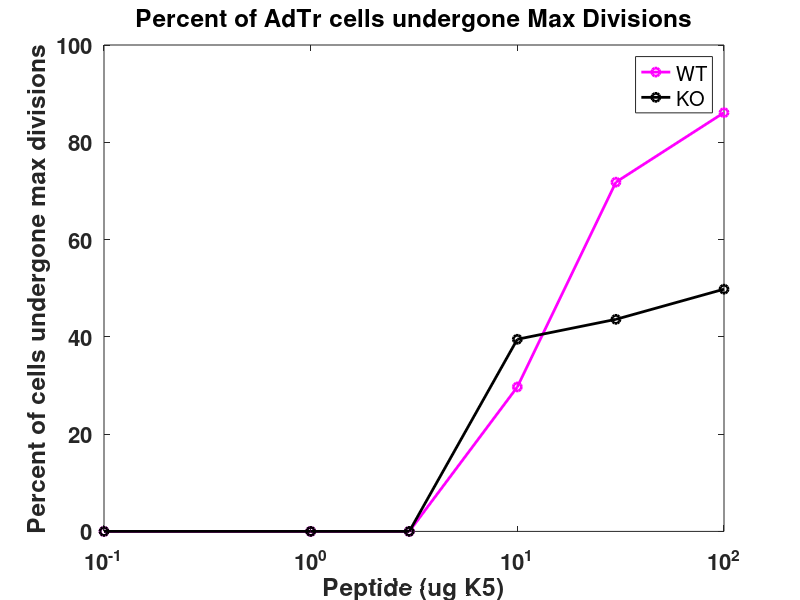
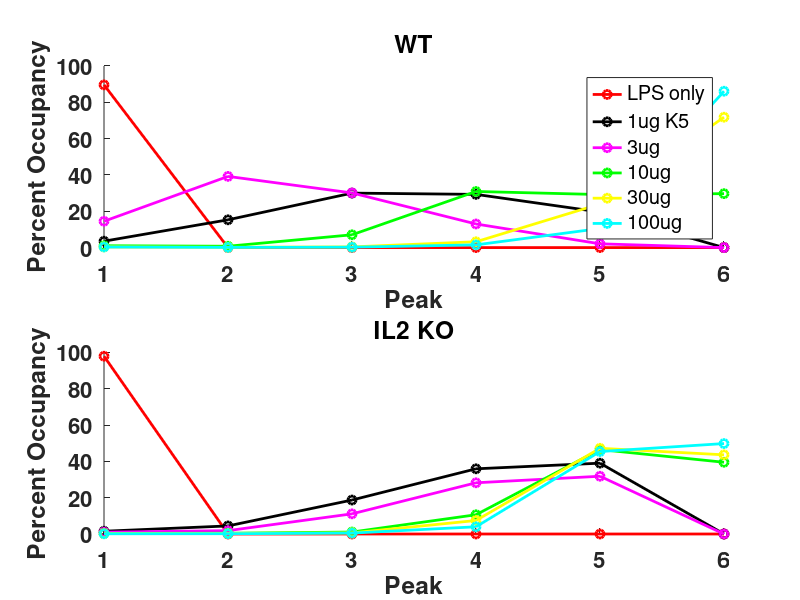
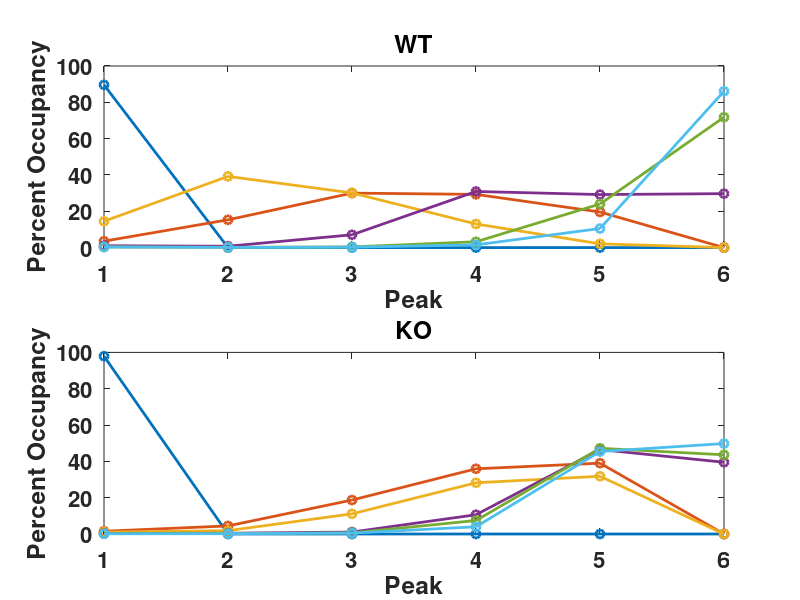
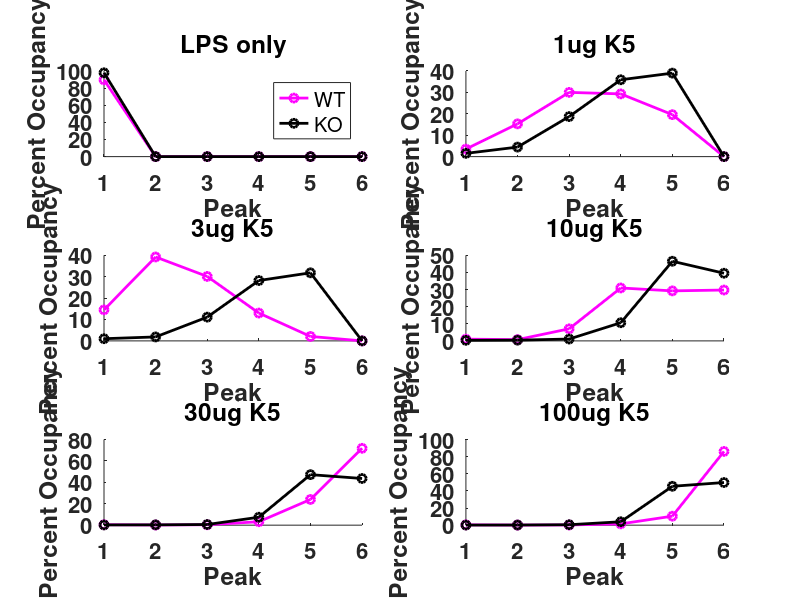

The MATLAB script that drew these images, in order: (Note: this script raises an error after producing the figures.)
zero_WT=[89.6 0 0 0 0 0];

zero_KO=[97.9 0 0 0 0 0];

one_WT=[3.52	15.3	30	29.3	19.6 0];

one_KO=[1.52	4.45	18.7	35.9	39 0];

three_WT=[14.5	39.2	30.1	13	2.08 0];

three_KO=[1.02	1.85	11.1	28.2	31.8 0];

ten_WT=[1.02	0.746	7.05	30.9	29.2	29.7];

ten_KO=[0.331	0.421	1.08	10.6	46.5	39.5];

thirty_WT=[0.399	0.157	0.382	3.21	24	71.8];

thirty_KO=[0.22	0.293	0.607	7.43	47.2	43.6];

hundred_WT=[0.343	0.109	0.238	1.5	10.5	86.1];

hundred_KO=[0.115	0.158	0.503	3.97	45.4	49.8];

Peak=[1 2 3 4 5 6];

WT=[89.6 0 0 0 0 0 3.52	15.3	30	29.3	19.6 0 14.5	39.2	30.1	13	2.08 0 1.02	0.746	7.05	30.9	29.2	29.7 0.399	0.157	0.382	3.21	24	71.8 0.343	0.109	0.238	1.5	10.5	86.1];
KO=[97.9 0 0 0 0 0 1.52	4.45	18.7	35.9	39 0 1.02	1.85	11.1	28.2	31.8 0 0.331	0.421	1.08	10.6	46.5	39.5 0.22	0.293	0.607	7.43	47.2	43.6 0.115	0.158	0.503	3.97	45.4	49.8];
WT=reshape(WT, 6,6)
KO=reshape(KO, 6,6)

WT_percentMax=[0 0 0 29.7 71.8 86.1];
KO_percentMax=[0 0 0 39.5 43.6 49.8];

Peptide=[0.1 1 3 10 30 100];

figure()
hold on
plot(Peptide, WT_percentMax, '-mo' ,'linewidth', 2)
plot(Peptide, KO_percentMax, '-ko', 'linewidth', 2)
set(gcf, 'color', 'w')
set(gca, 'Fontsize', 16, 'Fontweight', 'bold', 'xscale', 'log')
ylabel('Percent of cells undergone max divisions')
xlabel('Peptide (ug K5)')
legend('WT', 'KO')
box on
title('Percent of AdTr cells undergone Max Divisions')
%%

figure()
subplot(2,1,1)
hold on
plot(Peak, zero_WT, '-ro', 'linewidth', 2)
plot(Peak, one_WT, '-ko', 'linewidth', 2)
plot(Peak, three_WT, '-mo', 'linewidth', 2)
plot(Peak, ten_WT, '-go', 'linewidth', 2)
plot(Peak, thirty_WT, '-yo', 'linewidth', 2)
plot(Peak, hundred_WT, '-co', 'linewidth', 2)
set(gcf, 'color', 'w')
set(gca, 'Fontsize', 16, 'Fontweight', 'bold')
ylabel('Percent Occupancy')
xlabel('Peak')
title('WT')
legend('LPS only', '1ug K5', '3ug', '10ug', '30ug', '100ug')
subplot(2,1,2)
hold on
plot(Peak, zero_KO, '-ro', 'linewidth', 2)
plot(Peak, one_KO, '-ko', 'linewidth', 2)
plot(Peak, three_KO, '-mo', 'linewidth', 2)
plot(Peak, ten_KO, '-go', 'linewidth', 2)
plot(Peak, thirty_KO, '-yo', 'linewidth', 2)
plot(Peak, hundred_KO, '-co', 'linewidth', 2)
set(gcf, 'color', 'w')
set(gca, 'Fontsize', 16, 'Fontweight', 'bold')
ylabel('Percent Occupancy')
xlabel('Peak')
title('IL2 KO')

figure()
subplot(2,1,1)
plot(Peak, WT, '-o', 'linewidth', 2)
set(gcf, 'color', 'w')
set(gca, 'Fontsize', 16, 'Fontweight', 'bold')
ylabel('Percent Occupancy')
xlabel('Peak')
title('WT')
box on
subplot(2,1,2)
plot(Peak, KO, '-o', 'linewidth', 2)
set(gcf, 'color', 'w')
set(gca, 'Fontsize', 16, 'Fontweight', 'bold')
ylabel('Percent Occupancy')
xlabel('Peak')
title('KO')
box on

figure()
subplot(3,2,1)
hold on
plot(Peak, zero_WT, '-mo', 'linewidth', 2)
plot(Peak, zero_KO, '-ko', 'linewidth', 2)
set(gcf, 'color', 'w')
set(gca, 'Fontsize', 16, 'Fontweight', 'bold')
ylabel('Percent Occupancy')
xlabel('Peak')
title('LPS only')
legend('WT', 'KO')
subplot(3,2,2)
hold on
plot(Peak, one_WT, '-mo', 'linewidth', 2)
plot(Peak, one_KO, '-ko', 'linewidth', 2)
set(gcf, 'color', 'w')
set(gca, 'Fontsize', 16, 'Fontweight', 'bold')
ylabel('Percent Occupancy')
xlabel('Peak')
title('1ug K5')
subplot(3,2,3)
hold on
plot(Peak, three_WT, '-mo', 'linewidth', 2)
plot(Peak, three_KO, '-ko', 'linewidth', 2)
set(gcf, 'color', 'w')
set(gca, 'Fontsize', 16, 'Fontweight', 'bold')
ylabel('Percent Occupancy')
xlabel('Peak')
title('3ug K5')
subplot(3,2,4)
hold on
plot(Peak, ten_WT, '-mo', 'linewidth', 2)
plot(Peak, ten_KO, '-ko', 'linewidth', 2)
set(gcf, 'color', 'w')
set(gca, 'Fontsize', 16, 'Fontweight', 'bold')
ylabel('Percent Occupancy')
xlabel('Peak')
title('10ug K5')
subplot(3,2,5)
hold on
plot(Peak, thirty_WT, '-mo', 'linewidth', 2)
plot(Peak, thirty_KO, '-ko', 'linewidth', 2)
set(gcf, 'color', 'w')
set(gca, 'Fontsize', 16, 'Fontweight', 'bold')
ylabel('Percent Occupancy')
xlabel('Peak')
title('30ug K5')
subplot(3,2,6)
hold on
plot(Peak, hundred_WT, '-mo', 'linewidth', 2)
plot(Peak, hundred_KO, '-ko', 'linewidth', 2)
set(gcf, 'color', 'w')
set(gca, 'Fontsize', 16, 'Fontweight', 'bold')
ylabel('Percent Occupancy')
xlabel('Peak')
title('100ug K5')

%%

KO=[3349
17426
21431
21644
40360
34131];

Norm_KO=KO/min(KO)


WT=[2678
12596
6213
25454
41444
46826];
Norm_WT=WT/min(WT)

Peptide=[0.1 1 3 10 30 100];
Peptide_2=[0 1 3 10 30 100]

figure()
hold on
plot(Peptide, WT, '-mo', 'linewidth', 2)
plot(Peptide, KO, '-ko', 'linewidth', 2)
set(gcf, 'color', 'w')
set(gca, 'Fontsize', 16, 'Fontweight', 'bold', 'xscale', 'log', 'yscale', 'log')
ylabel('No. of Cells')
xlabel('Peptide (ug K5)')
legend('WT', 'IL2KO')
title('Absolute No. of AdTr Cells')
box on

figure()
hold on
plot(Peptide_2, Norm_WT, '-mo', 'linewidth', 2)
plot(Peptide_2, Norm_KO, '-ko', 'linewidth', 2)
set(gcf, 'color', 'w')
set(gca, 'Fontsize', 16, 'Fontweight', 'bold', 'xscale', 'log')
ylabel('Fold Proliferation')
xlabel('Peptide (ug K5)')
legend('WT', 'IL2KO')
title('Fold proliferation of AdTr cells over LPS Control')
box on

%%

KO=[1.72
6.58
10.4
10
12.1
13.3];
WT=[1.61
5.97
2.58
10
21.8
22.5];

Peptide=[0.1 1 3 10 30 100];

figure()
hold on
plot(Peptide, WT, '-mo', 'linewidth', 2)
plot(Peptide, KO, '-ko', 'linewidth', 2)
set(gcf, 'color', 'w')
set(gca, 'Fontsize', 16, 'Fontweight', 'bold', 'xscale', 'log')
ylabel('Percentage of CD4+')
xlabel('Peptide (ug K5)')
legend('WT', 'IL2KO')
title('Percent Ag Specific of total CD4+')
box on

%%

%Percent CD25 positive

KO=[3.92 5.52 5.14 5.06 4.66 3.73];

WT=[1.65 3.29 3.09 4.55 5.98 12.9];

Peptide=[0.1 1 3 10 30 100];

figure()
hold on
plot(Peptide, WT, '-mo', 'linewidth', 2)
plot(Peptide, KO, '-ko', 'linewidth', 2)
set(gcf, 'color', 'w')
set(gca, 'Fontsize', 16, 'Fontweight', 'bold', 'xscale', 'log')
ylabel('Percent CD25+')
xlabel('Peptide (ug K5)')
legend('WT', 'KO')
title('Percent of AdTr CD25+ at 48 hours')
box on

%%

%Treg CD25 analysis GMFI CD25 of FoxP3+CD4+
Peptide=[0.1 1 3 10 30 100];

KO=[1293
513
1791
1329
1069
1046];

WT=[1146
1662
1393
982
1574
2211];

figure()
hold on
plot(Peptide, WT, '-mo', 'linewidth', 2)
plot(Peptide, KO, '-ko', 'linewidth', 2)
set(gcf, 'color', 'w')
set(gca, 'Fontsize', 16, 'Fontweight', 'bold', 'xscale', 'log', 'yscale', 'log')
ylabel('GMFI CD25')
xlabel('Peptide (ug K5)')
legend('WT', 'KO')
title('GMFI CD25 of CD4+FoxP3+')
box on

%%
Peptide=[0.1 1 3 10 30 100];

KO=[11.7
3
5.74
10.8
14.3
10.4];

WT=[10.6
7.28
13.7
6.84
11
13.2];


figure()
hold on
plot(Peptide, WT, '-mo', 'linewidth', 2)
plot(Peptide, KO, '-ko', 'linewidth', 2)
set(gcf, 'color', 'w')
set(gca, 'Fontsize', 16, 'Fontweight', 'bold', 'xscale', 'log')
ylabel('%CD25+FoxP3+')
xlabel('Peptide (ug K5)')
legend('WT', 'KO')
title('Percent of CD4 CD25+FoxP3+')
box on

%%

KO_eff=[2115 19001 26994 30174 53550 39151]

WT_eff=[2125 12355 5859 34425 47081 52156];

KO_reg=[28278 12319 16029 29710 61538 34679];
 
WT_reg=[25102 20445 45907 24798 31381 35106];

KO_ratio=KO_eff./KO_reg

WT_ratio=WT_eff./WT_reg

peptide=[0.1 1 3 10 30 100];

figure()
hold on
plot(peptide, WT_ratio, '-mo', 'linewidth', 2)
plot(peptide, KO_ratio, '-ko', 'linewidth', 2)
set(gcf, 'color', 'w')
set(gca, 'Fontsize', 16, 'Fontweight', 'bold', 'xscale', 'log')
ylabel('Ratio of Effectors:Treg')
xlabel('Peptide, (ug K5)')
box on
title('Ratio of Teffector:Treg Cells')
legend('WT', 'KO')

%%

%Total CD25 in the system

KO_eff=[2.12e6 8.28e6 9.41e6 7.1e6 1.61e7 1.47e7];

WT_eff=[1.19e6 5.29e6 3.3e6 9.44e6 2.44e7 7.95e7];

KO_reg=[1.18e8 1.18e8 1.63e8 1.18e8 1.19e8 1.27e8];

WT_reg=[8.7e7 7.64e7 1.32e8 9.89e7 1.47e8 2.57e8];

KO=KO_eff./KO_reg;
WT=WT_eff./WT_reg;

peptide=[0.1 1 3 10 30 100];

figure()
subplot(1,3,1)
hold on
plot(peptide, WT_eff, '-mo', 'linewidth', 2)
plot(peptide, KO_eff, '-ko', 'linewidth', 2)
set(gcf, 'color', 'w')
set(gca, 'Fontsize', 16, 'Fontweight', 'bold', 'xscale', 'log', 'yscale', 'log')
xlabel('Peptide, (ug K5)')
ylabel('Integral CD25*Cell No.')
title('Total CD25 for Teffs')
box on
%legend('WT', 'KO')
subplot(1,3,2)
hold on
plot(peptide, WT_reg, '-mo', 'linewidth', 2)
plot(peptide, KO_reg, '-ko', 'linewidth', 2)
set(gcf, 'color', 'w')
set(gca, 'Fontsize', 16, 'Fontweight', 'bold', 'xscale', 'log', 'yscale', 'log', 'ylim', ([1e7 1e9]))
xlabel('Peptide, (ug K5)')
ylabel('Integral CD25*Cell No.')
title('Total CD25 for Tregs')
box on
subplot(1,3,3)
hold on
plot(peptide, WT, '-mo', 'linewidth', 2)
plot(peptide, KO, '-ko', 'linewidth', 2)
set(gcf, 'color', 'w')
set(gca, 'Fontsize', 16, 'Fontweight', 'bold', 'xscale' ,'log')
xlabel('Peptide, (ug K5)')
ylabel('Integral CD25*Cell No. Teff/Treg')
box on
title('Ratio of Total CD25 for Teff versus Treg')

%%

%Treg percentage of CD4

WT=[15
9.69
19.1
9.77
16.5
16.9];

KO=[14.5
4.66
7.76
13.7
18.5
13.5];

peptide=[0.1 1 3 10 30 100];

figure()
hold on
plot(peptide, WT, '-mo', 'linewidth', 2)
plot(peptide, KO, '-ko', 'linewidth', 2)
set(gca, 'Fontsize', 16, 'Fontweight', 'bold', 'xscale', 'log')
set(gcf, 'color', 'w')
ylabel('% of CD4')
xlabel('Peptide, (ug K5)')
box on
title('Treg percentage of CD4')
legend('WT', 'KO')

%%

%Cutoff at 10^3 for CD25 on Tregs and Effectors CD25 quantification

WT_reg=[7.91e7 1.04e8 1.47e8 8.82e7 1.33e8 2.42e8];
WT_eff=[6.1e5 3.34e6 1.87e6 5.17e6 1.82e7 7.15e7];
WT=WT_eff./WT_reg;

KO_reg=[1.01e8 6.99e7 1.17e8 1.03e8 1.76e8 1.14e8];
KO_eff=[1.2e6 4.77e6 5.66e6 3.61e6 9.13e6 8.7e6];
KO=KO_eff./KO_reg;

peptide=[0.1 1 3 10 30 100];

figure()
subplot(3,1,1)
hold on
plot(peptide, WT_reg, '-mo', 'linewidth', 2)
plot(peptide, KO_reg, '-ko', 'linewidth', 2)
set(gcf, 'color', 'w')
set(gca, 'Fontsize', 16, 'Fontweight', 'bold', 'xscale', 'log', 'yscale', 'log', 'Ylim', ([1e8 1e9]))
xlabel('peptide (ug K5)')
ylabel('Integral cell No.*CD25')
box on

title('Total CD25 if cutoff is above 10^3 for Tregs')
subplot(3,1,2)
hold on
plot(peptide, WT_eff, '-mo', 'linewidth', 2)
plot(peptide, KO_eff, '-ko', 'linewidth' ,2)
set(gcf, 'color', 'w')
set(gca, 'Fontsize', 16, 'Fontweight', 'bold', 'xscale', 'log', 'yscale',' log')
xlabel('peptide (ug K5)')
ylabel('Integral cell No.*CD25')
box on

title('Total CD25 if cutoff is above 10^3 for Teffs')
subplot(3,1,3)
hold on
plot(peptide, WT, '-mo', 'linewidth', 2)
plot(peptide, KO, '-ko', 'linewidth' ,2)
set(gcf, 'color', 'w')
set(gca, 'Fontsize', 16, 'Fontweight', 'bold', 'xscale', 'log')
xlabel('peptide (ug K5)')
ylabel('Integral cell No.*CD25 Teff/Treg')
box on

title('Ratio CD25 for Teffs versus Tregs w/ cutoff')

%%

%Cutoff at 10^3.2 for CD25 Tregs & Effectors CD25 quantification

WT_reg=[7.84e7 6.9e7 1.63e8 9.3e7 1.16e8 2.02e8];
WT_eff=[4.72e5 1.2e7 5.51e6 4.18e7 7.65e7 1.8e8];
WT=WT_eff./WT_reg;

KO_reg=[7.28e7 1.3e8 1.54e8 2.4e8 1.57e8 2.62e8];
KO_eff=[2.21e6 3.24e7 2.45e7 3.37e7 6.84e7 4.11e7];
KO=KO_eff./KO_reg;

peptide=[0.1 1 3 10 30 100];

figure()
subplot(1,3,1)
hold on
plot(peptide, WT_eff, '-mo', 'linewidth', 2)
plot(peptide, KO_eff, '-ko', 'linewidth', 2)
set(gcf, 'color', 'w')
set(gca, 'Fontsize', 16, 'Fontweight', 'bold', 'xscale', 'log', 'yscale', 'log')
xlabel('peptide (ug K5)')
ylabel('Integral cell No.*CD25')
box on
title('Total CD25 if cutoff is above 10^3 for Teffs')
subplot(1,3,2)
hold on
plot(peptide, WT_reg, '-mo', 'linewidth', 2)
plot(peptide, KO_reg, '-ko', 'linewidth' ,2)
set(gcf, 'color', 'w')
set(gca, 'Fontsize', 16, 'Fontweight', 'bold', 'xscale', 'log', 'yscale',' log')
xlabel('peptide (ug K5)')
ylabel('Integral cell No.*CD25')
box on
title('Total CD25 if cutoff is above 10^3 for Tregs')
subplot(1,3,3)
hold on
plot(peptide, WT, '-mo', 'linewidth', 2)
plot(peptide, KO, '-ko', 'linewidth' ,2)
set(gcf, 'color', 'w')
set(gca, 'Fontsize', 16, 'Fontweight', 'bold', 'xscale', 'log')
xlabel('peptide (ug K5)')
ylabel('Integral cell No.*CD25 Teff/Treg')
box on
title('Ratio CD25 for Teffs versus Tregs w/ cutoff')

%%
zero_WT=[89.6 0 0 0 0 0];


zero_KO=[97.9 0 0 0 0 0];

one_WT=[3.52	15.3	30	29.3	19.6 0];

one_KO=[1.52	4.45	18.7	35.9	39 0];

three_WT=[14.5	39.2	30.1	13	2.08 0];

three_KO=[1.02	1.85	11.1	28.2	31.8 0];

ten_WT=[1.02	0.746	7.05	30.9	29.2	29.7];

ten_KO=[0.331	0.421	1.08	10.6	46.5	39.5];

thirty_WT=[0.399	0.157	0.382	3.21	24	71.8];

thirty_KO=[0.22	0.293	0.607	7.43	47.2	43.6];

hundred_WT=[0.343	0.109	0.238	1.5	10.5	86.1];

hundred_KO=[0.115	0.158	0.503	3.97	45.4	49.8];

Peak=[1 2 3 4 5 6];

%% % Treg GMFI

CD25_GMFI=[1457
1617
1597
1545
1581
1761
1784
1616
1751
1676
1749
2238];

CD25_GMFI=reshape(CD25_GMFI, 2,6)

peptide=[0.1 1 3 10 30 100];

figure()
plot(peptide, CD25_GMFI, '-o', 'linewidth', 2)
set(gca,'Fontweight', 'bold', 'Fontsize', 16, 'xscale', 'log', 'yscale', 'log', 'Ylim', [10e2 10e3])
set(gcf, 'color', 'w')
box on
legend('IL2KO', 'WT')

%% %Treg numbers

Count=[54880
28561
52466
49225
73533
43142
31110
45858
56607
35774
51548
66953];

Count=reshape(Count, 2,6)

peptide=[0.1 1 3 10 30 100];

figure()
plot(peptide, Count, '-o', 'linewidth', 2)
set(gca,'Fontweight', 'bold', 'Fontsize', 16, 'xscale', 'log', 'yscale', 'log', 'Ylim', [10e3 10e5])
set(gcf, 'color', 'w')
box on
legend('IL2KO', 'WT')
